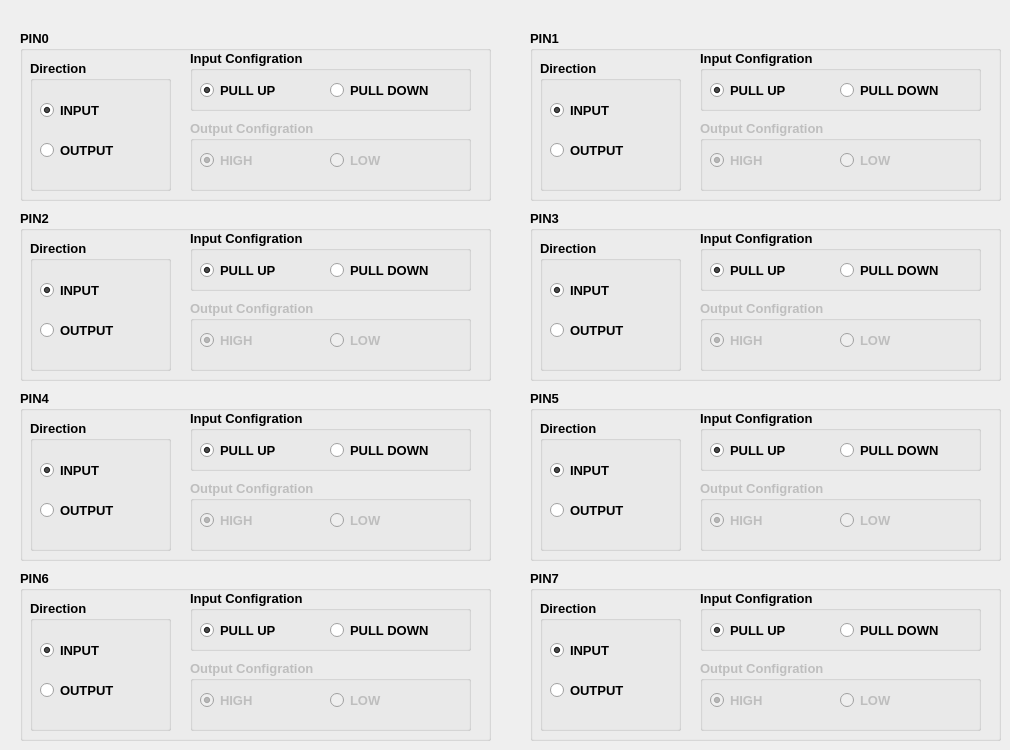
     <widget class="QWidget" name="portA_tab">
      <attribute name="title">
       <string>PORTA</string>
      </attribute>
      <widget class="QGroupBox" name="groupBox">
       <property name="geometry">
        <rect>
         <x>20</x>
         <y>30</y>
         <width>471</width>
         <height>171</height>
        </rect>
       </property>
       <property name="font">
        <font>
         <pointsize>10</pointsize>
         <weight>75</weight>
         <bold>true</bold>
        </font>
       </property>
       <property name="title">
        <string>PIN0</string>
       </property>
       <widget class="QGroupBox" name="groupBox_3">
        <property name="geometry">
         <rect>
          <x>10</x>
          <y>30</y>
          <width>141</width>
          <height>131</height>
         </rect>
        </property>
        <property name="title">
         <string>Direction</string>
        </property>
        <widget class="QRadioButton" name="PORTA_PIN0_INPUT_radioButton_">
         <property name="geometry">
          <rect>
           <x>10</x>
           <y>40</y>
           <width>95</width>
           <height>20</height>
          </rect>
         </property>
         <property name="text">
          <string>INPUT</string>
         </property>
         <property name="checked">
          <bool>true</bool>
         </property>
        </widget>
        <widget class="QRadioButton" name="PORTA_PIN0_OUTPUT_radioButton_">
         <property name="geometry">
          <rect>
           <x>10</x>
           <y>80</y>
           <width>95</width>
           <height>20</height>
          </rect>
         </property>
         <property name="text">
          <string>OUTPUT</string>
         </property>
        </widget>
       </widget>
       <widget class="QGroupBox" name="groupBox_4">
        <property name="geometry">
         <rect>
          <x>170</x>
          <y>20</y>
          <width>281</width>
          <height>61</height>
         </rect>
        </property>
        <property name="title">
         <string>Input Configration</string>
        </property>
        <widget class="QRadioButton" name="PORTA_PIN0_IN_PULL_UP_radioButton_">
         <property name="geometry">
          <rect>
           <x>10</x>
           <y>30</y>
           <width>95</width>
           <height>20</height>
          </rect>
         </property>
         <property name="text">
          <string>PULL UP</string>
         </property>
         <property name="checked">
          <bool>true</bool>
         </property>
        </widget>
        <widget class="QRadioButton" name="PORTA_PIN0_IN_PULL_DOWN_radioButton_">
         <property name="geometry">
          <rect>
           <x>140</x>
           <y>30</y>
           <width>141</width>
           <height>20</height>
          </rect>
         </property>
         <property name="text">
          <string>PULL DOWN</string>
         </property>
        </widget>
       </widget>
       <widget class="QGroupBox" name="groupBox_5">
        <property name="enabled">
         <bool>false</bool>
        </property>
        <property name="geometry">
         <rect>
          <x>170</x>
          <y>90</y>
          <width>281</width>
          <height>71</height>
         </rect>
        </property>
        <property name="title">
         <string>Output Configration</string>
        </property>
        <widget class="QRadioButton" name="PORTA_PIN0_OUT_HIGH_radioButton_">
         <property name="geometry">
          <rect>
           <x>10</x>
           <y>30</y>
           <width>111</width>
           <height>20</height>
          </rect>
         </property>
         <property name="text">
          <string>HIGH</string>
         </property>
         <property name="checked">
          <bool>true</bool>
         </property>
        </widget>
        <widget class="QRadioButton" name="PORTA_PIN0_OUT_LOW_radioButton_">
         <property name="geometry">
          <rect>
           <x>140</x>
           <y>30</y>
           <width>95</width>
           <height>20</height>
          </rect>
         </property>
         <property name="text">
          <string>LOW</string>
         </property>
        </widget>
       </widget>
      </widget>
      <widget class="QGroupBox" name="groupBox_6">
       <property name="geometry">
        <rect>
         <x>20</x>
         <y>210</y>
         <width>471</width>
         <height>171</height>
        </rect>
       </property>
       <property name="font">
        <font>
         <pointsize>10</pointsize>
         <weight>75</weight>
         <bold>true</bold>
        </font>
       </property>
       <property name="title">
        <string>PIN2</string>
       </property>
       <widget class="QGroupBox" name="groupBox_7">
        <property name="geometry">
         <rect>
          <x>10</x>
          <y>30</y>
          <width>141</width>
          <height>131</height>
         </rect>
        </property>
        <property name="title">
         <string>Direction</string>
        </property>
        <widget class="QRadioButton" name="PORTA_PIN2_INPUT_radioButton_">
         <property name="geometry">
          <rect>
           <x>10</x>
           <y>40</y>
           <width>95</width>
           <height>20</height>
          </rect>
         </property>
         <property name="text">
          <string>INPUT</string>
         </property>
         <property name="checked">
          <bool>true</bool>
         </property>
        </widget>
        <widget class="QRadioButton" name="PORTA_PIN2_OUTPUT_radioButton_">
         <property name="geometry">
          <rect>
           <x>10</x>
           <y>80</y>
           <width>95</width>
           <height>20</height>
          </rect>
         </property>
         <property name="text">
          <string>OUTPUT</string>
         </property>
         <property name="checked">
          <bool>false</bool>
         </property>
        </widget>
       </widget>
       <widget class="QGroupBox" name="groupBox_8">
        <property name="geometry">
         <rect>
          <x>170</x>
          <y>20</y>
          <width>281</width>
          <height>61</height>
         </rect>
        </property>
        <property name="title">
         <string>Input Configration</string>
        </property>
        <widget class="QRadioButton" name="PORTA_PIN2_IN_PULL_UP_radioButton_">
         <property name="geometry">
          <rect>
           <x>10</x>
           <y>30</y>
           <width>95</width>
           <height>20</height>
          </rect>
         </property>
         <property name="text">
          <string>PULL UP</string>
         </property>
         <property name="checked">
          <bool>true</bool>
         </property>
        </widget>
        <widget class="QRadioButton" name="PORTA_PIN2_IN_PULL_DOWN_radioButton_">
         <property name="geometry">
          <rect>
           <x>140</x>
           <y>30</y>
           <width>141</width>
           <height>20</height>
          </rect>
         </property>
         <property name="text">
          <string>PULL DOWN</string>
         </property>
        </widget>
       </widget>
       <widget class="QGroupBox" name="groupBox_9">
        <property name="enabled">
         <bool>false</bool>
        </property>
        <property name="geometry">
         <rect>
          <x>170</x>
          <y>90</y>
          <width>281</width>
          <height>71</height>
         </rect>
        </property>
        <property name="title">
         <string>Output Configration</string>
        </property>
        <widget class="QRadioButton" name="PORTA_PIN2_OUT_HIGH_radioButton_">
         <property name="geometry">
          <rect>
           <x>10</x>
           <y>30</y>
           <width>111</width>
           <height>20</height>
          </rect>
         </property>
         <property name="text">
          <string>HIGH</string>
         </property>
         <property name="checked">
          <bool>true</bool>
         </property>
        </widget>
        <widget class="QRadioButton" name="PORTA_PIN2_OUT_LOW_radioButton_">
         <property name="geometry">
          <rect>
           <x>140</x>
           <y>30</y>
           <width>95</width>
           <height>20</height>
          </rect>
         </property>
         <property name="text">
          <string>LOW</string>
         </property>
        </widget>
       </widget>
      </widget>
      <widget class="QGroupBox" name="groupBox_10">
       <property name="geometry">
        <rect>
         <x>20</x>
         <y>390</y>
         <width>471</width>
         <height>171</height>
        </rect>
       </property>
       <property name="font">
        <font>
         <pointsize>10</pointsize>
         <weight>75</weight>
         <bold>true</bold>
        </font>
       </property>
       <property name="title">
        <string>PIN4</string>
       </property>
       <widget class="QGroupBox" name="groupBox_11">
        <property name="geometry">
         <rect>
          <x>10</x>
          <y>30</y>
          <width>141</width>
          <height>131</height>
         </rect>
        </property>
        <property name="title">
         <string>Direction</string>
        </property>
        <widget class="QRadioButton" name="PORTA_PIN4_INPUT_radioButton_">
         <property name="geometry">
          <rect>
           <x>10</x>
           <y>40</y>
           <width>95</width>
           <height>20</height>
          </rect>
         </property>
         <property name="text">
          <string>INPUT</string>
         </property>
         <property name="checked">
          <bool>true</bool>
         </property>
        </widget>
        <widget class="QRadioButton" name="PORTA_PIN4_OUTPUT_radioButton_">
         <property name="geometry">
          <rect>
           <x>10</x>
           <y>80</y>
           <width>95</width>
           <height>20</height>
          </rect>
         </property>
         <property name="text">
          <string>OUTPUT</string>
         </property>
        </widget>
       </widget>
       <widget class="QGroupBox" name="groupBox_12">
        <property name="geometry">
         <rect>
          <x>170</x>
          <y>20</y>
          <width>281</width>
          <height>61</height>
         </rect>
        </property>
        <property name="title">
         <string>Input Configration</string>
        </property>
        <widget class="QRadioButton" name="PORTA_PIN4_IN_PULL_UP_radioButton_">
         <property name="geometry">
          <rect>
           <x>10</x>
           <y>30</y>
           <width>95</width>
           <height>20</height>
          </rect>
         </property>
         <property name="text">
          <string>PULL UP</string>
         </property>
         <property name="checked">
          <bool>true</bool>
         </property>
        </widget>
        <widget class="QRadioButton" name="PORTA_PIN4_IN_PULL_DOWN_radioButton_">
         <property name="geometry">
          <rect>
           <x>140</x>
           <y>30</y>
           <width>141</width>
           <height>20</height>
          </rect>
         </property>
         <property name="text">
          <string>PULL DOWN</string>
         </property>
        </widget>
       </widget>
       <widget class="QGroupBox" name="groupBox_13">
        <property name="enabled">
         <bool>false</bool>
        </property>
        <property name="geometry">
         <rect>
          <x>170</x>
          <y>90</y>
          <width>281</width>
          <height>71</height>
         </rect>
        </property>
        <property name="title">
         <string>Output Configration</string>
        </property>
        <widget class="QRadioButton" name="PORTA_PIN4_OUT_HIGH_radioButton_">
         <property name="geometry">
          <rect>
           <x>10</x>
           <y>30</y>
           <width>111</width>
           <height>20</height>
          </rect>
         </property>
         <property name="text">
          <string>HIGH</string>
         </property>
         <property name="checked">
          <bool>true</bool>
         </property>
        </widget>
        <widget class="QRadioButton" name="PORTA_PIN4_OUT_LOW_radioButton_">
         <property name="geometry">
          <rect>
           <x>140</x>
           <y>30</y>
           <width>95</width>
           <height>20</height>
          </rect>
         </property>
         <property name="text">
          <string>LOW</string>
         </property>
        </widget>
       </widget>
      </widget>
      <widget class="QGroupBox" name="groupBox_14">
       <property name="geometry">
        <rect>
         <x>20</x>
         <y>570</y>
         <width>471</width>
         <height>171</height>
        </rect>
       </property>
       <property name="font">
        <font>
         <pointsize>10</pointsize>
         <weight>75</weight>
         <bold>true</bold>
        </font>
       </property>
       <property name="title">
        <string>PIN6</string>
       </property>
       <widget class="QGroupBox" name="groupBox_15">
        <property name="geometry">
         <rect>
          <x>10</x>
          <y>30</y>
          <width>141</width>
          <height>131</height>
         </rect>
        </property>
        <property name="title">
         <string>Direction</string>
        </property>
        <widget class="QRadioButton" name="PORTA_PIN6_INPUT_radioButton_">
         <property name="geometry">
          <rect>
           <x>10</x>
           <y>40</y>
           <width>95</width>
           <height>20</height>
          </rect>
         </property>
         <property name="text">
          <string>INPUT</string>
         </property>
         <property name="checked">
          <bool>true</bool>
         </property>
        </widget>
        <widget class="QRadioButton" name="PORTA_PIN6_OUTPUT_radioButton_">
         <property name="geometry">
          <rect>
           <x>10</x>
           <y>80</y>
           <width>95</width>
           <height>20</height>
          </rect>
         </property>
         <property name="text">
          <string>OUTPUT</string>
         </property>
        </widget>
       </widget>
       <widget class="QGroupBox" name="groupBox_16">
        <property name="geometry">
         <rect>
          <x>170</x>
          <y>20</y>
          <width>281</width>
          <height>61</height>
         </rect>
        </property>
        <property name="title">
         <string>Input Configration</string>
        </property>
        <widget class="QRadioButton" name="PORTA_PIN6_IN_PULL_UP_radioButton_">
         <property name="geometry">
          <rect>
           <x>10</x>
           <y>30</y>
           <width>95</width>
           <height>20</height>
          </rect>
         </property>
         <property name="text">
          <string>PULL UP</string>
         </property>
         <property name="checked">
          <bool>true</bool>
         </property>
        </widget>
        <widget class="QRadioButton" name="PORTA_PIN6_IN_PULL_DOWN_radioButton_">
         <property name="geometry">
          <rect>
           <x>140</x>
           <y>30</y>
           <width>141</width>
           <height>20</height>
          </rect>
         </property>
         <property name="text">
          <string>PULL DOWN</string>
         </property>
        </widget>
       </widget>
       <widget class="QGroupBox" name="groupBox_17">
        <property name="enabled">
         <bool>false</bool>
        </property>
        <property name="geometry">
         <rect>
          <x>170</x>
          <y>90</y>
          <width>281</width>
          <height>71</height>
         </rect>
        </property>
        <property name="title">
         <string>Output Configration</string>
        </property>
        <widget class="QRadioButton" name="PORTA_PIN6_OUT_HIGH_radioButton_">
         <property name="geometry">
          <rect>
           <x>10</x>
           <y>30</y>
           <width>111</width>
           <height>20</height>
          </rect>
         </property>
         <property name="text">
          <string>HIGH</string>
         </property>
         <property name="checked">
          <bool>true</bool>
         </property>
        </widget>
        <widget class="QRadioButton" name="PORTA_PIN6_OUT_LOW_radioButton_">
         <property name="geometry">
          <rect>
           <x>140</x>
           <y>30</y>
           <width>95</width>
           <height>20</height>
          </rect>
         </property>
         <property name="text">
          <string>LOW</string>
         </property>
        </widget>
       </widget>
      </widget>
      <widget class="QGroupBox" name="groupBox_2">
       <property name="geometry">
        <rect>
         <x>530</x>
         <y>30</y>
         <width>471</width>
         <height>171</height>
        </rect>
       </property>
       <property name="font">
        <font>
         <pointsize>10</pointsize>
         <weight>75</weight>
         <bold>true</bold>
        </font>
       </property>
       <property name="title">
        <string>PIN1</string>
       </property>
       <widget class="QGroupBox" name="groupBox_18">
        <property name="geometry">
         <rect>
          <x>10</x>
          <y>30</y>
          <width>141</width>
          <height>131</height>
         </rect>
        </property>
        <property name="title">
         <string>Direction</string>
        </property>
        <widget class="QRadioButton" name="PORTA_PIN1_INPUT_radioButton_">
         <property name="geometry">
          <rect>
           <x>10</x>
           <y>40</y>
           <width>95</width>
           <height>20</height>
          </rect>
         </property>
         <property name="text">
          <string>INPUT</string>
         </property>
         <property name="checked">
          <bool>true</bool>
         </property>
        </widget>
        <widget class="QRadioButton" name="PORTA_PIN1_OUTPUT_radioButton_">
         <property name="geometry">
          <rect>
           <x>10</x>
           <y>80</y>
           <width>95</width>
           <height>20</height>
          </rect>
         </property>
         <property name="text">
          <string>OUTPUT</string>
         </property>
        </widget>
       </widget>
       <widget class="QGroupBox" name="groupBox_19">
        <property name="geometry">
         <rect>
          <x>170</x>
          <y>20</y>
          <width>281</width>
          <height>61</height>
         </rect>
        </property>
        <property name="title">
         <string>Input Configration</string>
        </property>
        <widget class="QRadioButton" name="PORTA_PIN1_IN_PULL_UP_radioButton_">
         <property name="geometry">
          <rect>
           <x>10</x>
           <y>30</y>
           <width>95</width>
           <height>20</height>
          </rect>
         </property>
         <property name="text">
          <string>PULL UP</string>
         </property>
         <property name="checked">
          <bool>true</bool>
         </property>
        </widget>
        <widget class="QRadioButton" name="PORTA_PIN1_IN_PULL_DOWN_radioButton_">
         <property name="geometry">
          <rect>
           <x>140</x>
           <y>30</y>
           <width>141</width>
           <height>20</height>
          </rect>
         </property>
         <property name="text">
          <string>PULL DOWN</string>
         </property>
        </widget>
       </widget>
       <widget class="QGroupBox" name="groupBox_20">
        <property name="enabled">
         <bool>false</bool>
        </property>
        <property name="geometry">
         <rect>
          <x>170</x>
          <y>90</y>
          <width>281</width>
          <height>71</height>
         </rect>
        </property>
        <property name="title">
         <string>Output Configration</string>
        </property>
        <widget class="QRadioButton" name="PORTA_PIN1_OUT_HIGH_radioButton_">
         <property name="geometry">
          <rect>
           <x>10</x>
           <y>30</y>
           <width>111</width>
           <height>20</height>
          </rect>
         </property>
         <property name="text">
          <string>HIGH</string>
         </property>
         <property name="checked">
          <bool>true</bool>
         </property>
        </widget>
        <widget class="QRadioButton" name="PORTA_PIN1_OUT_LOW_radioButton_">
         <property name="geometry">
          <rect>
           <x>140</x>
           <y>30</y>
           <width>95</width>
           <height>20</height>
          </rect>
         </property>
         <property name="text">
          <string>LOW</string>
         </property>
        </widget>
       </widget>
      </widget>
      <widget class="QGroupBox" name="groupBox_41">
       <property name="geometry">
        <rect>
         <x>530</x>
         <y>210</y>
         <width>471</width>
         <height>171</height>
        </rect>
       </property>
       <property name="font">
        <font>
         <pointsize>10</pointsize>
         <weight>75</weight>
         <bold>true</bold>
        </font>
       </property>
       <property name="title">
        <string>PIN3</string>
       </property>
       <widget class="QGroupBox" name="groupBox_42">
        <property name="geometry">
         <rect>
          <x>10</x>
          <y>30</y>
          <width>141</width>
          <height>131</height>
         </rect>
        </property>
        <property name="title">
         <string>Direction</string>
        </property>
        <widget class="QRadioButton" name="PORTA_PIN3_INPUT_radioButton_">
         <property name="geometry">
          <rect>
           <x>10</x>
           <y>40</y>
           <width>95</width>
           <height>20</height>
          </rect>
         </property>
         <property name="text">
          <string>INPUT</string>
         </property>
         <property name="checked">
          <bool>true</bool>
         </property>
        </widget>
        <widget class="QRadioButton" name="PORTA_PIN3_OUTPUT_radioButton_">
         <property name="geometry">
          <rect>
           <x>10</x>
           <y>80</y>
           <width>95</width>
           <height>20</height>
          </rect>
         </property>
         <property name="text">
          <string>OUTPUT</string>
         </property>
        </widget>
       </widget>
       <widget class="QGroupBox" name="groupBox_43">
        <property name="geometry">
         <rect>
          <x>170</x>
          <y>20</y>
          <width>281</width>
          <height>61</height>
         </rect>
        </property>
        <property name="title">
         <string>Input Configration</string>
        </property>
        <widget class="QRadioButton" name="PORTA_PIN3_IN_PULL_UP_radioButton_">
         <property name="geometry">
          <rect>
           <x>10</x>
           <y>30</y>
           <width>95</width>
           <height>20</height>
          </rect>
         </property>
         <property name="text">
          <string>PULL UP</string>
         </property>
         <property name="checked">
          <bool>true</bool>
         </property>
        </widget>
        <widget class="QRadioButton" name="PORTA_PIN3_IN_PULL_DOWN_radioButton_">
         <property name="geometry">
          <rect>
           <x>140</x>
           <y>30</y>
           <width>141</width>
           <height>20</height>
          </rect>
         </property>
         <property name="text">
          <string>PULL DOWN</string>
         </property>
        </widget>
       </widget>
       <widget class="QGroupBox" name="groupBox_44">
        <property name="enabled">
         <bool>false</bool>
        </property>
        <property name="geometry">
         <rect>
          <x>170</x>
          <y>90</y>
          <width>281</width>
          <height>71</height>
         </rect>
        </property>
        <property name="title">
         <string>Output Configration</string>
        </property>
        <widget class="QRadioButton" name="PORTA_PIN3_OUT_HIGH_radioButton_">
         <property name="geometry">
          <rect>
           <x>10</x>
           <y>30</y>
           <width>111</width>
           <height>20</height>
          </rect>
         </property>
         <property name="text">
          <string>HIGH</string>
         </property>
         <property name="checked">
          <bool>true</bool>
         </property>
        </widget>
        <widget class="QRadioButton" name="PORTA_PIN3_OUT_LOW_radioButton_">
         <property name="geometry">
          <rect>
           <x>140</x>
           <y>30</y>
           <width>95</width>
           <height>20</height>
          </rect>
         </property>
         <property name="text">
          <string>LOW</string>
         </property>
        </widget>
       </widget>
      </widget>
      <widget class="QGroupBox" name="groupBox_45">
       <property name="geometry">
        <rect>
         <x>530</x>
         <y>390</y>
         <width>471</width>
         <height>171</height>
        </rect>
       </property>
       <property name="font">
        <font>
         <pointsize>10</pointsize>
         <weight>75</weight>
         <bold>true</bold>
        </font>
       </property>
       <property name="title">
        <string>PIN5</string>
       </property>
       <widget class="QGroupBox" name="groupBox_46">
        <property name="geometry">
         <rect>
          <x>10</x>
          <y>30</y>
          <width>141</width>
          <height>131</height>
         </rect>
        </property>
        <property name="title">
         <string>Direction</string>
        </property>
        <widget class="QRadioButton" name="PORTA_PIN5_INPUT_radioButton_">
         <property name="geometry">
          <rect>
           <x>10</x>
           <y>40</y>
           <width>95</width>
           <height>20</height>
          </rect>
         </property>
         <property name="text">
          <string>INPUT</string>
         </property>
         <property name="checked">
          <bool>true</bool>
         </property>
        </widget>
        <widget class="QRadioButton" name="PORTA_PIN5_OUTPUT_radioButton_">
         <property name="geometry">
          <rect>
           <x>10</x>
           <y>80</y>
           <width>95</width>
           <height>20</height>
          </rect>
         </property>
         <property name="text">
          <string>OUTPUT</string>
         </property>
        </widget>
       </widget>
       <widget class="QGroupBox" name="groupBox_47">
        <property name="geometry">
         <rect>
          <x>170</x>
          <y>20</y>
          <width>281</width>
          <height>61</height>
         </rect>
        </property>
        <property name="title">
         <string>Input Configration</string>
        </property>
        <widget class="QRadioButton" name="PORTA_PIN5_IN_PULL_UP_radioButton_">
         <property name="geometry">
          <rect>
           <x>10</x>
           <y>30</y>
           <width>95</width>
           <height>20</height>
          </rect>
         </property>
         <property name="text">
          <string>PULL UP</string>
         </property>
         <property name="checked">
          <bool>true</bool>
         </property>
        </widget>
        <widget class="QRadioButton" name="PORTA_PIN5_IN_PULL_DOWN_radioButton_">
         <property name="geometry">
          <rect>
           <x>140</x>
           <y>30</y>
           <width>141</width>
           <height>20</height>
          </rect>
         </property>
         <property name="text">
          <string>PULL DOWN</string>
         </property>
        </widget>
       </widget>
       <widget class="QGroupBox" name="groupBox_48">
        <property name="enabled">
         <bool>false</bool>
        </property>
        <property name="geometry">
         <rect>
          <x>170</x>
          <y>90</y>
          <width>281</width>
          <height>71</height>
         </rect>
        </property>
        <property name="title">
         <string>Output Configration</string>
        </property>
        <widget class="QRadioButton" name="PORTA_PIN5_OUT_HIGH_radioButton_">
         <property name="geometry">
          <rect>
           <x>10</x>
           <y>30</y>
           <width>111</width>
           <height>20</height>
          </rect>
         </property>
         <property name="text">
          <string>HIGH</string>
         </property>
         <property name="checked">
          <bool>true</bool>
         </property>
        </widget>
        <widget class="QRadioButton" name="PORTA_PIN5_OUT_LOW_radioButton_">
         <property name="geometry">
          <rect>
           <x>140</x>
           <y>30</y>
           <width>95</width>
           <height>20</height>
          </rect>
         </property>
         <property name="text">
          <string>LOW</string>
         </property>
        </widget>
       </widget>
      </widget>
      <widget class="QGroupBox" name="groupBox_49">
       <property name="geometry">
        <rect>
         <x>530</x>
         <y>570</y>
         <width>471</width>
         <height>171</height>
        </rect>
       </property>
       <property name="font">
        <font>
         <pointsize>10</pointsize>
         <weight>75</weight>
         <bold>true</bold>
        </font>
       </property>
       <property name="title">
        <string>PIN7</string>
       </property>
       <widget class="QGroupBox" name="groupBox_50">
        <property name="geometry">
         <rect>
          <x>10</x>
          <y>30</y>
          <width>141</width>
          <height>131</height>
         </rect>
        </property>
        <property name="title">
         <string>Direction</string>
        </property>
        <widget class="QRadioButton" name="PORTA_PIN7_INPUT_radioButton_">
         <property name="geometry">
          <rect>
           <x>10</x>
           <y>40</y>
           <width>95</width>
           <height>20</height>
          </rect>
         </property>
         <property name="text">
          <string>INPUT</string>
         </property>
         <property name="checked">
          <bool>true</bool>
         </property>
        </widget>
        <widget class="QRadioButton" name="PORTA_PIN7_OUTPUT_radioButton_">
         <property name="geometry">
          <rect>
           <x>10</x>
           <y>80</y>
           <width>95</width>
           <height>20</height>
          </rect>
         </property>
         <property name="text">
          <string>OUTPUT</string>
         </property>
        </widget>
       </widget>
       <widget class="QGroupBox" name="groupBox_51">
        <property name="geometry">
         <rect>
          <x>170</x>
          <y>20</y>
          <width>281</width>
          <height>61</height>
         </rect>
        </property>
        <property name="title">
         <string>Input Configration</string>
        </property>
        <widget class="QRadioButton" name="PORTA_PIN7_IN_PULL_UP_radioButton_">
         <property name="geometry">
          <rect>
           <x>10</x>
           <y>30</y>
           <width>95</width>
           <height>20</height>
          </rect>
         </property>
         <property name="text">
          <string>PULL UP</string>
         </property>
         <property name="checked">
          <bool>true</bool>
         </property>
        </widget>
        <widget class="QRadioButton" name="PORTA_PIN7_IN_PULL_DOWN_radioButton_">
         <property name="geometry">
          <rect>
           <x>140</x>
           <y>30</y>
           <width>141</width>
           <height>20</height>
          </rect>
         </property>
         <property name="text">
          <string>PULL DOWN</string>
         </property>
        </widget>
       </widget>
       <widget class="QGroupBox" name="groupBox_52">
        <property name="enabled">
         <bool>false</bool>
        </property>
        <property name="geometry">
         <rect>
          <x>170</x>
          <y>90</y>
          <width>281</width>
          <height>71</height>
         </rect>
        </property>
        <property name="title">
         <string>Output Configration</string>
        </property>
        <widget class="QRadioButton" name="PORTA_PIN7_OUT_HIGH_radioButton_">
         <property name="geometry">
          <rect>
           <x>10</x>
           <y>30</y>
           <width>111</width>
           <height>20</height>
          </rect>
         </property>
         <property name="text">
          <string>HIGH</string>
         </property>
         <property name="checked">
          <bool>true</bool>
         </property>
        </widget>
        <widget class="QRadioButton" name="radioButton_78">
         <property name="geometry">
          <rect>
           <x>140</x>
           <y>30</y>
           <width>95</width>
           <height>20</height>
          </rect>
         </property>
         <property name="text">
          <string>LOW</string>
         </property>
        </widget>
       </widget>
      </widget>
     </widget>
